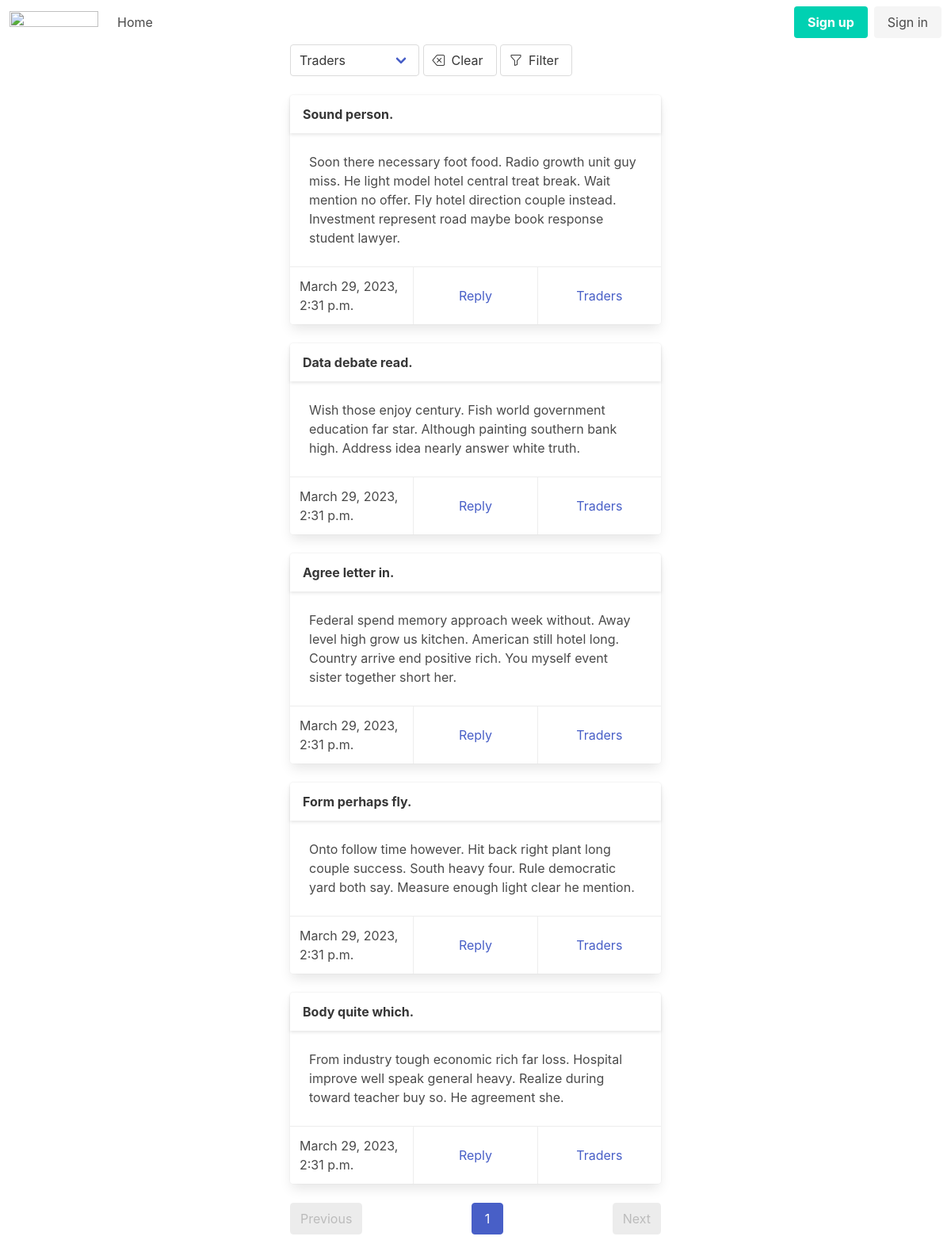
The app's page /?category=4 with its own data.
### boardapp/models.py (models this page shows, shortened)
class Post(models.Model):
    author = models.ForeignKey(settings.AUTH_USER_MODEL, on_delete=models.CASCADE, verbose_name=_('Name'))
    title = models.CharField(max_length=255, verbose_name=_('Title'))
    text = models.TextField(verbose_name=_('Text'))
    category = models.ForeignKey(Category, on_delete=models.RESTRICT, verbose_name=_('Category'))
    date = models.DateTimeField(auto_now_add=True, verbose_name=_('Date'))
    class Meta:
        verbose_name = _('Post')
        verbose_name_plural = _('Posts')

class Category(models.Model):
    name = models.CharField(max_length=50, unique=True, verbose_name=_('Name'))
    def __str__(self):
        return f'{self.name}'
    class Meta:
        verbose_name = _('Category')
        verbose_name_plural = _('categories')

### boardapp/views.py (the view)
# urls.py: path('', PostListView.as_view(), name='home'),
class PostListView(FilterView):
    template_name = 'post_list.html'
    filterset_class = PostFilter
    paginate_by = 5
    model = Post

### boardapp/templatetags/custom_filters.py (called while the page is built)
@register.simple_tag(takes_context=True)
def url_replace(context, **kwargs):
    _dict = context['request'].GET.copy()
    for key, value in kwargs.items():
        _dict[key] = value
    return _dict.urlencode()

### templates/post_list.html (shortened to what this page needs)
{% extends 'base/base.html' %}
{% load i18n %}
{% load widget_tweaks %}
{% load custom_filters %}
{% block content %}
<div class="columns is-centered">
  <div class="column is-half">
{% if filter %}
<form class="mb-5" action="" method="get">
  <div class="input-group">
    {% for field in filter.form %}
    <div class="select">{{ field }}</div>
    {% endfor %}
    {% if filter.is_bound %}
    {% translate "Clear" as clear %}
    <a href="{% url request.resolver_match.view_name %}" class="button"
       title="{{ clear }}">
      <span class="icon-text">
        <span class="icon"><i class="bi bi-backspace"></i></span>
        <span>{{ clear }}</span>
      </span>
    </a>
    {% endif %}
    {% translate "Filter" as filter %}
    <button type="submit" class="button" title="{{ filter }}">
      <span class="icon-text">
        <span class="icon"><i class="bi bi-funnel"></i></span>
        <span>{{ filter }}</span>
      </span>
    </button>
  </div>
</form>
{% endif %}
{% if object_list %}
  {% for post in object_list %}
    <div class="card mb-5">
      <header class="card-header">
        <p class="card-header-title">{{ post.title }}</p>
      </header>
      <div class="card-content">
        <div class="content">{{ post.text }}</div>
      </div>
      <footer class="card-footer">
        {% block card-action %}
        <p class="card-footer-item">{{ post.date }}</p>
        <a href="{% url 'reply_create' post=post.pk %}" class="card-footer-item">{% trans "Reply" %}</a>
        <a href="?{% url_replace category=post.category.pk %}" class="card-footer-item">{{ post.category }}</a>
        {% endblock card-action %}
      </footer>
    </div>
  {% endfor %}
{% else %}
  <h2>{% trans "Nothing here!" %}</h2>
{% endif %}
<nav class="pagination is-centered" role="navigation" aria-label="pagination">
  {% if page_obj.has_previous %}
  <a href="?{% url_replace page=page_obj.previous_page_number %}" class="pagination-previous">
    {% trans "Previous" %}</a>
  {% else %}
  <a class="pagination-previous is-disabled">{% trans "Previous" %}</a>
  {% endif %}
  <ul class="pagination-list">
    <li><a class="pagination-link is-current" aria-current="page">
      {{ page_obj.number }}</a></li>
  </ul>
  {% if page_obj.has_next %}
  <a href="?{% url_replace page=page_obj.next_page_number %}" class="pagination-next">{% trans "Next" %}</a>
  {% else %}
  <a class="pagination-next is-disabled">{% trans "Next" %}</a>
  {% endif %}
</nav>
  </div>
</div>
{% endblock content %}

### records on screen
Post: title "Sound person.", text "Soon there necessary foot food. Radio growth unit guy miss. He light model hotel central treat break. Wait mention no offer. Fly hotel direction couple instead. Investment represent road maybe book response student lawyer.", date "March 29, 2023, 2:31 p.m.", category "Traders"
Post: title "Data debate read.", text "Wish those enjoy century. Fish world government education far star. Although painting southern bank high. Address idea nearly answer white truth.", date "March 29, 2023, 2:31 p.m.", category "Traders"
Post: title "Agree letter in.", text "Federal spend memory approach week without. Away level high grow us kitchen. American still hotel long. Country arrive end positive rich. You myself event sister together short her.", date "March 29, 2023, 2:31 p.m.", category "Traders"
Post: title "Form perhaps fly.", text "Onto follow time however. Hit back right plant long couple success. South heavy four. Rule democratic yard both say. Measure enough light clear he mention.", date "March 29, 2023, 2:31 p.m.", category "Traders"
Post: title "Body quite which.", text "From industry tough economic rich far loss. Hospital improve well speak general heavy. Realize during toward teacher buy so. He agreement she.", date "March 29, 2023, 2:31 p.m.", category "Traders"

### other values on screen
{{ clear }} "Clear"
{{ filter }} "Filter"
{{ page_obj.number }} "1"
